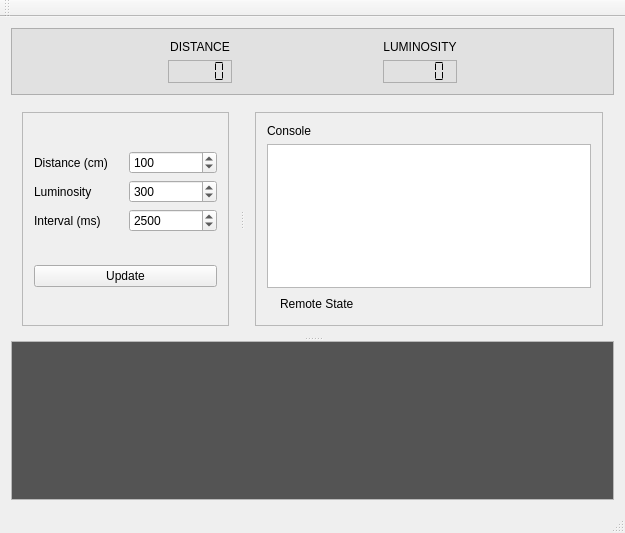
<?xml version="1.0" encoding="UTF-8"?>
<ui version="4.0">
 <class>MainWindow</class>
 <widget class="QMainWindow" name="MainWindow">
  <property name="geometry">
   <rect>
    <x>0</x>
    <y>0</y>
    <width>625</width>
    <height>533</height>
   </rect>
  </property>
  <property name="windowTitle">
   <string>MainWindow</string>
  </property>
  <widget class="QWidget" name="centralWidget">
   <layout class="QGridLayout" name="gridLayout_2">
    <item row="0" column="0" colspan="2">
     <widget class="QFrame" name="frame_3">
      <property name="palette">
       <palette>
        <active>
         <colorrole role="Base">
          <brush brushstyle="SolidPattern">
           <color alpha="255">
            <red>242</red>
            <green>243</green>
            <blue>255</blue>
           </color>
          </brush>
         </colorrole>
         <colorrole role="Window">
          <brush brushstyle="SolidPattern">
           <color alpha="255">
            <red>225</red>
            <green>225</green>
            <blue>225</blue>
           </color>
          </brush>
         </colorrole>
        </active>
        <inactive>
         <colorrole role="Base">
          <brush brushstyle="SolidPattern">
           <color alpha="255">
            <red>242</red>
            <green>243</green>
            <blue>255</blue>
           </color>
          </brush>
         </colorrole>
         <colorrole role="Window">
          <brush brushstyle="SolidPattern">
           <color alpha="255">
            <red>225</red>
            <green>225</green>
            <blue>225</blue>
           </color>
          </brush>
         </colorrole>
        </inactive>
        <disabled>
         <colorrole role="Base">
          <brush brushstyle="SolidPattern">
           <color alpha="255">
            <red>225</red>
            <green>225</green>
            <blue>225</blue>
           </color>
          </brush>
         </colorrole>
         <colorrole role="Window">
          <brush brushstyle="SolidPattern">
           <color alpha="255">
            <red>225</red>
            <green>225</green>
            <blue>225</blue>
           </color>
          </brush>
         </colorrole>
        </disabled>
       </palette>
      </property>
      <property name="autoFillBackground">
       <bool>true</bool>
      </property>
      <property name="frameShape">
       <enum>QFrame::StyledPanel</enum>
      </property>
      <property name="frameShadow">
       <enum>QFrame::Raised</enum>
      </property>
      <layout class="QGridLayout" name="gridLayout_4">
       <item row="0" column="2" rowspan="2">
        <spacer name="horizontalSpacer_3">
         <property name="orientation">
          <enum>Qt::Horizontal</enum>
         </property>
         <property name="sizeHint" stdset="0">
          <size>
           <width>40</width>
           <height>20</height>
          </size>
         </property>
        </spacer>
       </item>
       <item row="0" column="0" rowspan="2">
        <spacer name="horizontalSpacer">
         <property name="orientation">
          <enum>Qt::Horizontal</enum>
         </property>
         <property name="sizeHint" stdset="0">
          <size>
           <width>40</width>
           <height>20</height>
          </size>
         </property>
        </spacer>
       </item>
       <item row="1" column="3">
        <widget class="QLCDNumber" name="lumLCD">
         <property name="frameShape">
          <enum>QFrame::StyledPanel</enum>
         </property>
         <property name="smallDecimalPoint">
          <bool>false</bool>
         </property>
         <property name="segmentStyle">
          <enum>QLCDNumber::Flat</enum>
         </property>
        </widget>
       </item>
       <item row="0" column="4" rowspan="2">
        <spacer name="horizontalSpacer_2">
         <property name="orientation">
          <enum>Qt::Horizontal</enum>
         </property>
         <property name="sizeHint" stdset="0">
          <size>
           <width>40</width>
           <height>20</height>
          </size>
         </property>
        </spacer>
       </item>
       <item row="0" column="1">
        <widget class="QLabel" name="label_5">
         <property name="text">
          <string>DISTANCE</string>
         </property>
         <property name="alignment">
          <set>Qt::AlignCenter</set>
         </property>
        </widget>
       </item>
       <item row="1" column="1">
        <widget class="QLCDNumber" name="disLCD">
         <property name="frameShape">
          <enum>QFrame::StyledPanel</enum>
         </property>
         <property name="segmentStyle">
          <enum>QLCDNumber::Flat</enum>
         </property>
        </widget>
       </item>
       <item row="0" column="3">
        <widget class="QLabel" name="label_6">
         <property name="text">
          <string>LUMINOSITY</string>
         </property>
         <property name="alignment">
          <set>Qt::AlignCenter</set>
         </property>
        </widget>
       </item>
      </layout>
     </widget>
    </item>
    <item row="1" column="0" colspan="2">
     <widget class="QSplitter" name="splitter_2">
      <property name="orientation">
       <enum>Qt::Vertical</enum>
      </property>
      <widget class="QSplitter" name="splitter">
       <property name="orientation">
        <enum>Qt::Horizontal</enum>
       </property>
       <widget class="QWidget" name="">
        <layout class="QVBoxLayout" name="verticalLayout_3">
         <item>
          <widget class="QFrame" name="frame">
           <property name="frameShape">
            <enum>QFrame::StyledPanel</enum>
           </property>
           <property name="frameShadow">
            <enum>QFrame::Raised</enum>
           </property>
           <layout class="QVBoxLayout" name="verticalLayout_2">
            <item>
             <layout class="QGridLayout" name="gridLayout">
              <item row="2" column="2">
               <widget class="QSpinBox" name="interval">
                <property name="minimum">
                 <number>500</number>
                </property>
                <property name="maximum">
                 <number>10000</number>
                </property>
                <property name="value">
                 <number>2500</number>
                </property>
               </widget>
              </item>
              <item row="2" column="0">
               <widget class="QLabel" name="label_3">
                <property name="text">
                 <string>Interval (ms)</string>
                </property>
               </widget>
              </item>
              <item row="0" column="0">
               <widget class="QLabel" name="label_2">
                <property name="text">
                 <string>Distance (cm)</string>
                </property>
               </widget>
              </item>
              <item row="1" column="0">
               <widget class="QLabel" name="label">
                <property name="text">
                 <string>Luminosity</string>
                </property>
               </widget>
              </item>
              <item row="0" column="2">
               <widget class="QSpinBox" name="distance">
                <property name="minimum">
                 <number>5</number>
                </property>
                <property name="maximum">
                 <number>150</number>
                </property>
                <property name="value">
                 <number>100</number>
                </property>
               </widget>
              </item>
              <item row="1" column="2">
               <widget class="QSpinBox" name="luminosity">
                <property name="minimum">
                 <number>80</number>
                </property>
                <property name="maximum">
                 <number>1000</number>
                </property>
                <property name="value">
                 <number>300</number>
                </property>
               </widget>
              </item>
             </layout>
            </item>
            <item>
             <widget class="QPushButton" name="updateBtn">
              <property name="text">
               <string>Update</string>
              </property>
             </widget>
            </item>
           </layout>
          </widget>
         </item>
        </layout>
       </widget>
       <widget class="QWidget" name="">
        <layout class="QVBoxLayout" name="verticalLayout">
         <item>
          <widget class="QFrame" name="frame_2">
           <property name="frameShape">
            <enum>QFrame::StyledPanel</enum>
           </property>
           <property name="frameShadow">
            <enum>QFrame::Raised</enum>
           </property>
           <layout class="QGridLayout" name="gridLayout_3">
            <item row="3" column="2">
             <spacer name="horizontalSpacer_4">
              <property name="orientation">
               <enum>Qt::Horizontal</enum>
              </property>
              <property name="sizeHint" stdset="0">
               <size>
                <width>40</width>
                <height>20</height>
               </size>
              </property>
             </spacer>
            </item>
            <item row="1" column="0" colspan="2">
             <widget class="QLabel" name="label_4">
              <property name="text">
               <string>Console</string>
              </property>
             </widget>
            </item>
            <item row="3" column="1">
             <widget class="QLabel" name="label_8">
              <property name="text">
               <string>Remote State</string>
              </property>
             </widget>
            </item>
            <item row="2" column="0" colspan="3">
             <widget class="QTextBrowser" name="remoteConsole"/>
            </item>
            <item row="3" column="0">
             <widget class="QLabel" name="stateIcon">
              <property name="text">
               <string/>
              </property>
              <property name="pixmap">
               <pixmap resource="icons.qrc">:/img/img/off.svg</pixmap>
              </property>
              <property name="alignment">
               <set>Qt::AlignCenter</set>
              </property>
             </widget>
            </item>
           </layout>
          </widget>
         </item>
        </layout>
       </widget>
      </widget>
      <widget class="QTextBrowser" name="console">
       <property name="palette">
        <palette>
         <active>
          <colorrole role="Text">
           <brush brushstyle="SolidPattern">
            <color alpha="255">
             <red>85</red>
             <green>255</green>
             <blue>127</blue>
            </color>
           </brush>
          </colorrole>
          <colorrole role="Base">
           <brush brushstyle="SolidPattern">
            <color alpha="255">
             <red>84</red>
             <green>84</green>
             <blue>84</blue>
            </color>
           </brush>
          </colorrole>
         </active>
         <inactive>
          <colorrole role="Text">
           <brush brushstyle="SolidPattern">
            <color alpha="255">
             <red>85</red>
             <green>255</green>
             <blue>127</blue>
            </color>
           </brush>
          </colorrole>
          <colorrole role="Base">
           <brush brushstyle="SolidPattern">
            <color alpha="255">
             <red>84</red>
             <green>84</green>
             <blue>84</blue>
            </color>
           </brush>
          </colorrole>
         </inactive>
         <disabled>
          <colorrole role="Text">
           <brush brushstyle="SolidPattern">
            <color alpha="255">
             <red>172</red>
             <green>174</green>
             <blue>176</blue>
            </color>
           </brush>
          </colorrole>
          <colorrole role="Base">
           <brush brushstyle="SolidPattern">
            <color alpha="255">
             <red>241</red>
             <green>241</green>
             <blue>241</blue>
            </color>
           </brush>
          </colorrole>
         </disabled>
        </palette>
       </property>
       <property name="autoFillBackground">
        <bool>true</bool>
       </property>
      </widget>
     </widget>
    </item>
   </layout>
  </widget>
  <widget class="QMenuBar" name="menuBar">
   <property name="geometry">
    <rect>
     <x>0</x>
     <y>0</y>
     <width>625</width>
     <height>30</height>
    </rect>
   </property>
  </widget>
  <widget class="QToolBar" name="mainToolBar">
   <attribute name="toolBarArea">
    <enum>TopToolBarArea</enum>
   </attribute>
   <attribute name="toolBarBreak">
    <bool>false</bool>
   </attribute>
  </widget>
  <widget class="QStatusBar" name="statusBar"/>
 </widget>
 <layoutdefault spacing="6" margin="11"/>
 <resources>
  <include location="icons.qrc"/>
 </resources>
 <connections/>
</ui>
